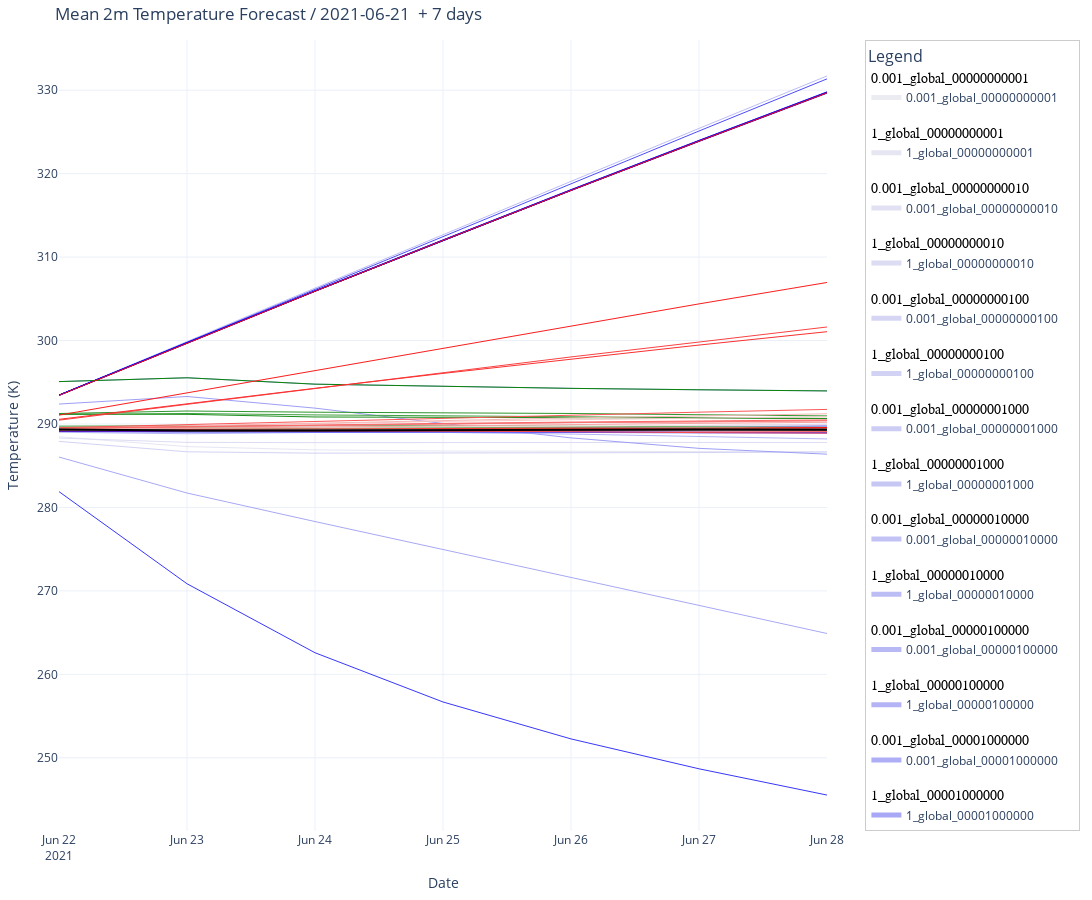

This figure's notebook cell:
### Code cell
# Plot perturbation datasets with enhanced legend grouping
perturb_lines = []
partition_groups = {}

for label, color, dataset in perturb_datasets:
    partition_name = label.split()[0]
    if partition_name not in partition_groups:
        partition_groups[partition_name] = []
    
    # Convert color to RGB if it's a tuple
    if isinstance(color, tuple):
        color = f'rgb({int(color[0] * 255)}, {int(color[1] * 255)}, {int(color[2] * 255)})'
    
    # Create trace
    trace = go.Scatter(
        x=dataset['date'],
        y=dataset[target_var],
        mode='lines',
        line=dict(color=color, width=1),
        name=label.split(' ')[0],
        legendgroup=partition_name,
        legendgrouptitle=dict(
            text=partition_name,
            font=dict(size=14, color='black', family='Arial Bold')
        ) if len(partition_groups[partition_name]) == 0 else None,
        showlegend=True
    )
    partition_groups[partition_name].append(trace)
    perturb_lines.append(trace)

# Add ensemble lines
ensemble_legend_shown = False  # Flag to control legend display
for ensemble in df['ensemble'].unique():
    subset = df[df['ensemble'] == ensemble]
    trace = go.Scatter(
        x=subset['date'],
        y=subset[target_var],
        mode='lines',
        line=dict(color='grey', width=0.5),
        opacity=0.5,
        name='Ensemble Members' if not ensemble_legend_shown else None,
        showlegend=not ensemble_legend_shown,
        legendgroup='Ensemble Members',
        legendgrouptitle=dict(
            text='Ensemble Members',
            font=dict(size=14, color='black', family='Arial Bold')
        ) if not ensemble_legend_shown else None,
    )
    perturb_lines.append(trace)
    ensemble_legend_shown = True  # Only show legend once

# Add ensemble mean line
mean_temp = df.groupby('date')[target_var].mean().reset_index()
ensemble_mean_line = go.Scatter(
    x=mean_temp['date'],
    y=mean_temp[target_var],
    mode='lines',
    line=dict(color='black', width=2),
    name='Ensemble Mean',
    legendgroup='Ensemble Mean',
    legendgrouptitle=dict(
        text='Ensemble Mean',
        font=dict(size=14, color='black', family='Arial Bold')
    ),
    showlegend=True
)
perturb_lines.append(ensemble_mean_line)

# Calculate y-axis range
y_values = []
for _, _, dataset in perturb_datasets:
    y_values.extend(dataset[target_var].values)
y_values.extend(df[target_var].values)  # Include ensemble data
y_min = np.min(y_values)
y_max = np.max(y_values)
y_range = y_max - y_min
y_padding = y_range * 0.05

# Create the layout
layout = go.Layout(
    title=title,
    xaxis=dict(
        title='Date', 
        range=[pd.Timestamp('2021-06-22'), pd.Timestamp('2021-06-28')]
    ),
    yaxis=dict(
        title=unit,
        range=[y_min - y_padding, y_max + y_padding],
        tickformat='.0f'
    ),
    margin=dict(l=40, r=40, t=40, b=40),
    height=900,
    width=1600,
    template='plotly_white',
    legend=dict(
        title=dict(
            text='Legend',
            font=dict(size=16)
        ),
        orientation='v',
        x=1.05,
        y=1,
        itemsizing='constant',
        groupclick='toggleitem',
        itemclick='toggle',
        itemdoubleclick='toggleothers',
        tracegroupgap=15,
        font=dict(size=12),
        grouptitlefont=dict(size=14, color='black', family='Arial Bold'),
        borderwidth=1,
        bordercolor='rgba(0,0,0,0.2)',
        bgcolor='rgba(255,255,255,0.95)',
        traceorder='grouped'
    )
)

# Create the figure
fig = go.Figure(data=perturb_lines, layout=layout)

# Save and display the figure
fig.write_html(f"interactive_{target_var}_forecast.html")
pio.show(fig)
